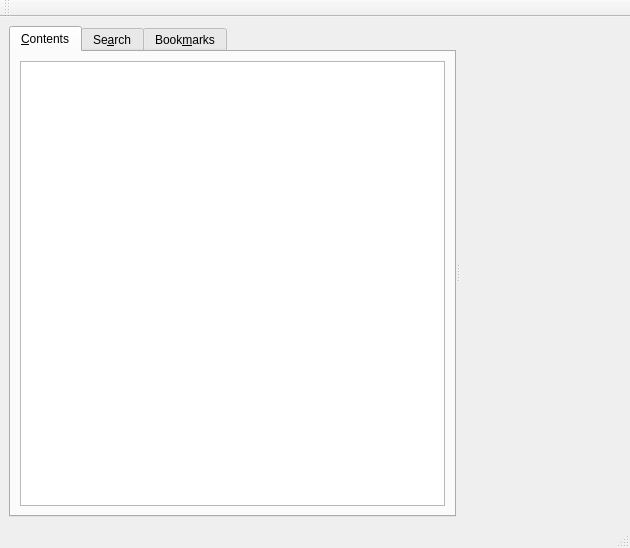
<ui version="4.0" >
 <class>HelpBrowser</class>
 <widget class="QMainWindow" name="HelpBrowser" >
  <property name="geometry" >
   <rect>
    <x>0</x>
    <y>0</y>
    <width>630</width>
    <height>548</height>
   </rect>
  </property>
  <property name="windowTitle" >
   <string>Fontmatrix Help</string>
  </property>
  <widget class="QWidget" name="centralwidget" >
   <layout class="QVBoxLayout" >
    <item>
     <widget class="QSplitter" name="splitter" >
      <property name="orientation" >
       <enum>Qt::Horizontal</enum>
      </property>
      <property name="childrenCollapsible" >
       <bool>false</bool>
      </property>
      <widget class="QTabWidget" name="tabWidget" >
       <property name="currentIndex" >
        <number>0</number>
       </property>
       <widget class="QWidget" name="tabContents" >
        <attribute name="title" >
         <string>&amp;Contents</string>
        </attribute>
        <layout class="QVBoxLayout" >
         <item>
          <widget class="QTreeView" name="listView" >
           <property name="verticalScrollBarPolicy" >
            <enum>Qt::ScrollBarAsNeeded</enum>
           </property>
          </widget>
         </item>
        </layout>
       </widget>
       <widget class="QWidget" name="tabSearching" >
        <attribute name="title" >
         <string>Se&amp;arch</string>
        </attribute>
        <layout class="QVBoxLayout" >
         <item>
          <layout class="QHBoxLayout" >
           <item>
            <widget class="QLineEdit" name="searchingEdit" >
             <property name="toolTip" >
              <string>Searching is case insensitive</string>
             </property>
            </widget>
           </item>
           <item>
            <widget class="QPushButton" name="searchingButton" >
             <property name="text" >
              <string>&amp;Search</string>
             </property>
            </widget>
           </item>
          </layout>
         </item>
         <item>
          <widget class="QTreeWidget" name="searchingView" >
           <column>
            <property name="text" >
             <string>1</string>
            </property>
           </column>
          </widget>
         </item>
        </layout>
       </widget>
       <widget class="QWidget" name="tabBookmarks" >
        <attribute name="title" >
         <string>Book&amp;marks</string>
        </attribute>
        <layout class="QVBoxLayout" >
         <item>
          <widget class="QTreeWidget" name="bookmarksView" >
           <column>
            <property name="text" >
             <string>1</string>
            </property>
           </column>
          </widget>
         </item>
         <item>
          <layout class="QHBoxLayout" >
           <item>
            <widget class="QPushButton" name="bookmarkButton" >
             <property name="text" >
              <string>&amp;New</string>
             </property>
            </widget>
           </item>
           <item>
            <widget class="QPushButton" name="deleteBookmarkButton" >
             <property name="text" >
              <string>&amp;Delete</string>
             </property>
            </widget>
           </item>
           <item>
            <widget class="QPushButton" name="deleteAllBookmarkButton" >
             <property name="text" >
              <string>D&amp;elete All</string>
             </property>
            </widget>
           </item>
          </layout>
         </item>
        </layout>
       </widget>
      </widget>
      <widget class="ScTextBrowser" native="1" name="textBrowser" />
     </widget>
    </item>
   </layout>
  </widget>
  <widget class="QMenuBar" name="menubar" >
   <property name="geometry" >
    <rect>
     <x>0</x>
     <y>0</y>
     <width>630</width>
     <height>28</height>
    </rect>
   </property>
  </widget>
  <widget class="QStatusBar" name="statusbar" />
  <widget class="QToolBar" name="toolBar" >
   <property name="windowTitle" >
    <string>Fontmatrix Help</string>
   </property>
   <attribute name="toolBarArea" >
    <enum>TopToolBarArea</enum>
   </attribute>
   <attribute name="toolBarBreak" >
    <bool>false</bool>
   </attribute>
  </widget>
  <action name="action_Print" >
   <property name="text" >
    <string>&amp;Print...</string>
   </property>
  </action>
  <action name="action_Exit" >
   <property name="text" >
    <string>&amp;Exit</string>
   </property>
  </action>
  <action name="action_Find" >
   <property name="text" >
    <string>&amp;Find...</string>
   </property>
  </action>
  <action name="actionFind_Next" >
   <property name="text" >
    <string>Find &amp;Next...</string>
   </property>
  </action>
  <action name="actionFind_Previous" >
   <property name="text" >
    <string>Find &amp;Previous...</string>
   </property>
  </action>
  <action name="action_Add" >
   <property name="text" >
    <string>&amp;Add</string>
   </property>
  </action>
  <action name="action_Delete" >
   <property name="text" >
    <string>&amp;Delete</string>
   </property>
  </action>
  <action name="actionD_elete_All" >
   <property name="text" >
    <string>D&amp;elete All</string>
   </property>
  </action>
 </widget>
 <customwidgets>
  <customwidget>
   <class>ScTextBrowser</class>
   <extends>QWidget</extends>
   <header>sctextbrowser.h</header>
  </customwidget>
 </customwidgets>
 <resources/>
 <connections/>
</ui>
